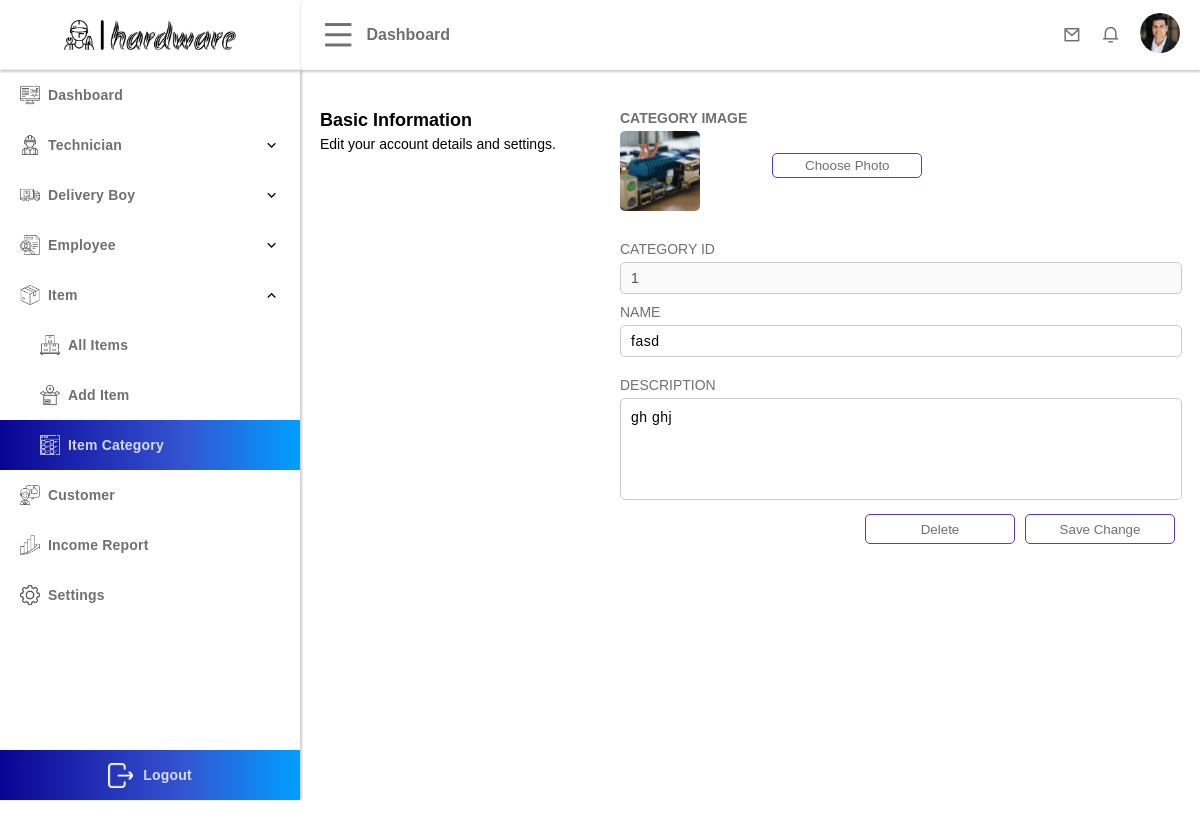
Screenshot of /public/admin/item-category-view.php?category_id=1 (signed in) with the database file from the repository.
### tables this page shows
CREATE TABLE `user` (
  `user_id` int(50) NOT NULL,
  `first_name` varchar(100) NOT NULL,
  `last_name` varchar(100) NOT NULL,
  `email` varchar(200) NOT NULL,
  `phone_number` varchar(50) NOT NULL,
  `dob` varchar(255) NOT NULL,
  `house_no` varchar(50) NOT NULL,
  `state` varchar(50) NOT NULL,
  `city` varchar(50) NOT NULL,
  `account_type` varchar(50) NOT NULL,
  `profile_url` varchar(255) DEFAULT NULL,
  `password` varchar(255) NOT NULL,
  `security_question` int(11) DEFAULT NULL,
  `question_answer` varchar(255) DEFAULT NULL,
  `status` varchar(50) DEFAULT NULL,
  `activation_code` varchar(100) DEFAULT NULL,
  `latitude` varchar(50) DEFAULT NULL,
  `longitude` varchar(50) DEFAULT NULL
);

CREATE TABLE `item_category` (
  `item_catagory_id` int(20) NOT NULL,
  `name` varchar(100) NOT NULL,
  `description` text NOT NULL,
  `image_url` varchar(200) NOT NULL
);

### template/user-data.php (called while the page is built, shortened)
<?php
if (isset($_SESSION['id'])) {
    if (!empty($_SESSION['id'])) {
        $user_user_id = $_SESSION['id'];
        $selectUserEmailQuery = "SELECT * FROM `user` WHERE `user_id`= '$user_user_id'";
        $resultUserEmail = $conn->query($selectUserEmailQuery);
        if ($resultUserEmail->num_rows > 0) {
            $userData = $resultUserEmail->fetch_assoc();
            $user_profile_url = $userData['profile_url'];
        }
    }
}

### public/admin/item-category-view.php (the view, shortened to what this page needs)
<?php
include "../../config/database.php";
include "../../template/user-data.php";
$categoryId = "";
if (isset($_GET["category_id"])) {
    $categoryId = $_GET["category_id"];
}
$selectQuery = "SELECT * FROM `item_category` WHERE `item_catagory_id` = '$categoryId'";
$result = $conn->query($selectQuery);
$item_catagory_id = "";
$name = "";
$description = "";
$image_url = "";
if ($result && $result->num_rows > 0) {
    while ($itemData = $result->fetch_assoc()) {
        $item_catagory_id = $itemData['item_catagory_id'];
        $name = $itemData['name'];
        $description = $itemData['description'];
        $image_url = $itemData['image_url'];
    }
} else {
    header('location: item-category.php');
}
?>
<!DOCTYPE html>
<html lang="en">
<head>
    <link rel="stylesheet" href="../assets/css/style.css">
    <link rel="stylesheet" href="../assets/css/dashboard-menu.css">
    <link rel="stylesheet" href="../assets/css/dashboard-nav.css">
    <link rel="stylesheet" href="../assets/css/dashboard-technician.css">
    <link rel="stylesheet" href="../assets/css/button.css">
    <link rel="stylesheet" href="../assets/css/card.css">
    <link rel="stylesheet" href="../assets/css/search.css">
    <link rel="stylesheet" href="../assets/css/input.css">
    <link rel="stylesheet" href="../assets/css/dashboard-profile.css">
    <link rel="stylesheet" href="../assets/css/dashboard-product.css">
    <link href="https://cdn.jsdelivr.net/npm/remixicon@4.0.0/fonts/remixicon.css" rel="stylesheet" />
</head>
<body>
    <div class="container">
        <?php
        include "../../template/dashboard-nav.php";
        ?>
        <aside class="active aside">
            <div class="menu">
            <?php
                include "../../template/dashboard-menu.php";
                ?>
                <div class="menu-content">
                    <div class="menu-links">
                        <div class="menu-link-button ">
                            <a href="./index.php">
                                <p><img src="../assets/images/ui/dashboard.png" alt="">Dashboard</p>
                            </a>
                        </div>
                        <div class="menu-link-button-2">
                            <div class="menu-link-button">
                                <p><img src="../assets/images/ui/booking.png" alt="">Technician</p>
                                <i class="ri-arrow-down-s-line"></i>
                            </div>
                        </div>
                        <div class="menu-link-button-2">
                            <div class="menu-link-button">
                                <p><img src="../assets/images/ui/delivery-boy.png" alt="">Delivery Boy</p>
                                <i class="ri-arrow-down-s-line"></i>
                            </div>
                        </div>
                        <div class="menu-link-button-2">
                            <div class="menu-link-button">
                                <p><img src="../assets/images/ui/employee.png" alt="">Employee</p>
                                <i class="ri-arrow-down-s-line"></i>
                            </div>
                        </div>
                        <div class="menu-link-button-2 active">
                            <div class="menu-link-button">
                                <p><img src="../assets/images/ui/item.png" alt="">Item</p>
                                <i class="ri-arrow-up-s-line"></i>
                            </div>
                            <div class="menu-hidden-list">
                                <div class="menu-link-button menu-hidden-button">
                                    <a href="./items.php">
                                        <p><img src="../assets/images/ui/all items.png" alt="">All Items</p>
                                    </a>
                                </div>
                                <div class="menu-link-button menu-hidden-button">
                                    <a href="./add-item.php">
                                        <p><img src="../assets/images/ui/add item.png" alt="">Add Item</p>
                                    </a>
                                </div>
                                <div class="menu-link-button menu-hidden-button active">
                                    <a href="./item-category.php">
                                        <p><img src="../assets/images/ui/category.png" alt="">Item Category</p>
                                    </a>
                                </div>
                            </div>
                        </div>
                        <div class="menu-link-button">
                            <a href="./customers.php">
                                <p><img src="../assets/images/ui/customer.png" alt="">Customer</p>
                            </a>
                        </div>
                        <div class="menu-link-button">
                            <a href="./income.php">
                                <p><img src="../assets/images/ui/income.png" alt="">Income Report</p>
                            </a>
                        </div>
                        <div class="menu-link-button">
                            <a href="./settings.php">
                                <p><img src="../assets/images/ui/Settings.png" alt="">Settings</p>
                            </a>
                        </div>
                    </div>
                    <div class="menu-logout">
                        <a href="../logout.php">
                            <p><img src="../assets/images/ui/Exit.png" alt="">Logout</p>
                        </a>
                    </div>
                </div>
            </div>
        </aside>
        <section class="active section" style="padding-bottom: 60px">
            <div class="content margin-top-40">
                <form class="profile-content" method="POST" enctype="multipart/form-data">
                    <div class="profile-content-1">
                        <h1>Basic Information</h1>
                        <p>Edit your account details and settings.</p>
                    </div>
                    <div class="profile-content-2">
                        <div class="input-content">
                            <div class="profile-image">
                                <div class="profile-image-content-1">
                                    <h2>CATEGORY IMAGE</h2>
                                    <img src="../assets/images/item_category/<?php echo $image_url ?>" alt="" id="preview-image">
                                </div>
                                <div class="profile-image-content-2">
                                    <input type="button" class="btn" value="Choose Photo" id="file-button" name="">
                                </div>
                            </div>
                            <div class="input-one-content">
                                <p>Category ID</p>
                                <input type="text" value="<?php echo $item_catagory_id ?>" name="" disabled>
                            </div>
                            <div class="input-one-content">
                                <p>NAME</p>
                                <input type="text" value="<?php echo $name ?>" name="category_name">
                            </div>
                            <div class="input-one-content margin-top-20">
                                <p>Description</p>
                                <textarea name="description" id="" cols="30" rows="10"><?php echo $description ?></textarea>
                            </div>
                            <div class="right-button">
                                <input type="submit" value="Delete" name="delete">
                                <input type="submit" value="Save Change" name="save">
                            </div>
                        </div>
                    </div>
                </form>
            </div>
        </section>
    </div>
</body>
</html>

### template/dashboard-nav.php (shortened to what this page needs)
<?php
$this_profile_url = "";
if(isset($_SESSION['id']) && isset($_SESSION['account_type'])){
    if ($_SESSION['account_type'] == "customer") {
        $this_profile_url = "../assets/images/customer/".$user_profile_url;
    } else if ($_SESSION['account_type'] == "cashier") {
        $this_profile_url = "../assets/images/cashier/".$user_profile_url;
    } else if ($_SESSION['account_type'] == "technician") {
        $this_profile_url = "../assets/images/technician/".$user_profile_url;
    } else if ($_SESSION['account_type'] == "delivery_boy") {
        $this_profile_url = "../assets/images/delivery-boy/".$user_profile_url;
    } else if ($_SESSION['account_type'] == "admin") {
        $this_profile_url = "../assets/images/admin/".$user_profile_url;
    } else if ($_SESSION['account_type'] == "technical_team") {
        $this_profile_url = "../assets/images/technical_team/".$user_profile_url;
    }
}
?>
<!DOCTYPE html>
<html lang="en">
<head>
</head>
<body>
    <nav class="active nav">
        <div class="nav-content">
            <div class="nav-content-1">
                <i class="ri-menu-line " id="dashboard-menu-icon"></i>
                <p>Dashboard</p>
            </div>
            <div class="nav-content-2">
                <a href="./message.php">
                    <i class="ri-mail-line"></i>
                </a>
                <a href="">
                    <i class="ri-notification-3-line"></i>
                </a>
                <a href="./settings.php">
                    <img src="<?php echo $this_profile_url?>" alt="">
                </a>
            </div>
        </div>
    </nav>
</body>
</html>

### public/assets/css/style.css (style rules this page uses)
* { margin: 0; padding: 0; text-decoration: none; }
:root { --main-color: linear-gradient(90deg, #0a0494 0%, #3454d1 61%, #009fff 100%); --second-color: rgb(77, 77, 255); --xxl-font-size: 40px; --large-font-size: 16px; --medium-font-size: 14px; --small-font-size: 12px; --main-font-family: sans-serif; --second-font-family: sans-serif; --text-color: #707070; --text-active-color: rgba(255, 255, 255, 0.8); --border: 1px solid rgb(202, 202, 202); }
.margin-top-20 { margin-top: 20px; }
.margin-top-40 { margin-top: 40px !important; }
.container { width: 100%; min-height: 100vh; display: flex; }
.content { width:calc(100% - 40px); margin: auto; }
nav { width: 100%; margin-left: 0; box-shadow: 0px 2px 2px rgba(0, 0, 0, 0.2); position: fixed; z-index: 5; background-color: white; transition: all .5s ease; }
nav.active { width: calc(100% - 300px); margin-left: 300px; }
section { width: 100%; margin-left: 0; min-height: calc(100vh - 70px); margin-top: 70px; transition: all .5s ease; position: relative; z-index: 1; }
section.active { width: calc(100% - 300px); margin-left: 300px; }
aside { width: 300px; height: 100vh; background-color: rgb(255, 255, 255); position: fixed; top: 0px; left: -300px; z-index: 5; transition: all .5s ease; }
aside.active { left: 0; }

### public/assets/css/dashboard-menu.css (style rules this page uses)
:root { --menu-list-height: 50px; }
.menu { width: 100%; height: 100%; }
.menu-content { width: 100%; height: calc(100% - 70px); position: relative; box-shadow: 2px 0 2px rgba(0, 0, 0, 0.2); }
.menu-links { width: 100%; height: calc(100% - var(--menu-list-height)); overflow: auto; }
.menu-link-button { width: 100%; height: var(--menu-list-height); position: relative; display: flex; align-items: center; cursor: pointer; }
.menu-link-button a { display: flex; width: 100%; height: 100%; align-items: center; }
.menu-link-button p { font-family: var(--main-font-family); font-size: var(--medium-font-size); margin-left: 20px; color: var(--text-color); font-weight: 600; letter-spacing: 0.2px; user-select: none; display: flex; align-items: center; }
.menu-link-button img { width: 20px; margin-right: 8px; opacity: 70%; }
.menu-link-button.active { background: var(--main-color); }
.menu-link-button.active img { filter: invert(100%); opacity: 100%; }
.menu-link-button.active p { color: var(--text-active-color); }
.menu-link-button i { position: absolute; right: 20px; }
.ri-arrow-up-s-line { visibility: hidden; color: rgb(0, 0, 0); }
.menu-link-button-2.active .ri-arrow-up-s-line { visibility: visible; }
.menu-hidden-list { width: 100%; max-height: 0; overflow: hidden; }
.menu-link-button-2.active .menu-hidden-list { max-height: 400px; }
.menu-hidden-button img { margin-left:20px; }
.menu-logout { width: 100%; height: var(--menu-list-height); background: var(--main-color); display: flex; align-items: center; justify-content: center; }
.menu-logout a { display: flex; width: 100%; height: 100%; align-items: center; justify-content: center; }
.menu-logout p { display: flex; align-items: center; color: var(--text-active-color); font-family: var(--main-font-family); font-size: var(--medium-font-size); font-weight: 600; letter-spacing: 0.2px; user-select: none; }
.menu-logout img { width: 25px; margin-right: 10px; filter: invert(100%); }

### public/assets/css/dashboard-nav.css (style rules this page uses)
.nav-content { width: calc(100%); margin: auto; display: flex; }
.nav-content-1 { width: calc((100% / 2) - 20px); height: 70px; display: flex; align-items: center; padding: 0 20px; }
.nav-content-1 i { font-size: 35px; color: var(--text-color); cursor: pointer; }
.nav-content-1 p { font-size: var(--large-font-size); margin-left: 10px; font-weight: 600; font-family: var(--main-font-family); color: var(--text-color); user-select: none; }
.nav-content-2 { width: calc((100% / 2) - 20px); height: 70px; display: flex; align-items: center; justify-content: right; padding: 0 20px; }
.nav-content-2 img { width: 40px; height: 40px; border-radius: 50%; cursor: pointer; object-fit: cover; }
.nav-content-2 a { margin-left: 20px; }
.nav-content-2 a:first-child { margin-left: 0px; }
.nav-content-2 i { color: var(--text-color); font-size: 18px; }

### public/assets/css/button.css (style rules this page uses)
.right-button { width: 100%; display: flex; align-items: center; justify-content: right; }
.right-button input[type=submit], .right-button input[type=button], .btn { width: 150px; height: 30px; margin: 0 5px; border-radius: 5px; border: 1px solid #4737FF; cursor: pointer; font-family: var(--main-font-family); color: var(--text-color); background: white; transition: all .2s ease; }

### rows the page displays
user: profile_url (picture)
item_category: image_url (picture), item_catagory_id "1", category_name "fasd", description "gh ghj"
